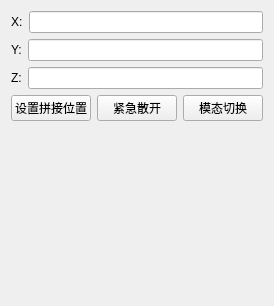
               <widget class="QWidget" name="widget_112" native="true">
                <layout class="QVBoxLayout" name="verticalLayout_29">
                 <item>
                  <layout class="QVBoxLayout" name="verticalLayout_30">
                   <item>
                    <layout class="QVBoxLayout" name="verticalLayout_31">
                     <item>
                      <layout class="QHBoxLayout" name="horizontalLayout_95">
                       <item>
                        <widget class="QLabel" name="label_92">
                         <property name="text">
                          <string>X:</string>
                         </property>
                        </widget>
                       </item>
                       <item>
                        <widget class="QLineEdit" name="Edit_switch_X"/>
                       </item>
                      </layout>
                     </item>
                     <item>
                      <layout class="QHBoxLayout" name="horizontalLayout_96">
                       <item>
                        <widget class="QLabel" name="label_93">
                         <property name="text">
                          <string>Y:</string>
                         </property>
                        </widget>
                       </item>
                       <item>
                        <widget class="QLineEdit" name="Edit_switch_Y"/>
                       </item>
                      </layout>
                     </item>
                     <item>
                      <layout class="QHBoxLayout" name="horizontalLayout_97">
                       <item>
                        <widget class="QLabel" name="label_94">
                         <property name="text">
                          <string>Z:</string>
                         </property>
                        </widget>
                       </item>
                       <item>
                        <widget class="QLineEdit" name="Edit_switch_Z"/>
                       </item>
                      </layout>
                     </item>
                    </layout>
                   </item>
                   <item>
                    <layout class="QHBoxLayout" name="horizontalLayout_98">
                     <item>
                      <widget class="QPushButton" name="Button_switch_pos">
                       <property name="text">
                        <string>设置拼接位置</string>
                       </property>
                       <property name="flat">
                        <bool>false</bool>
                       </property>
                      </widget>
                     </item>
                     <item>
                      <widget class="QPushButton" name="Button_switch_spread">
                       <property name="text">
                        <string>紧急散开</string>
                       </property>
                      </widget>
                     </item>
                     <item>
                      <widget class="QPushButton" name="Button_switch_switch">
                       <property name="text">
                        <string>模态切换</string>
                       </property>
                      </widget>
                     </item>
                    </layout>
                   </item>
                  </layout>
                 </item>
                 <item>
                  <spacer name="verticalSpacer_3">
                   <property name="orientation">
                    <enum>Qt::Vertical</enum>
                   </property>
                   <property name="sizeHint" stdset="0">
                    <size>
                     <width>20</width>
                     <height>174</height>
                    </size>
                   </property>
                  </spacer>
                 </item>
                </layout>
               </widget>
